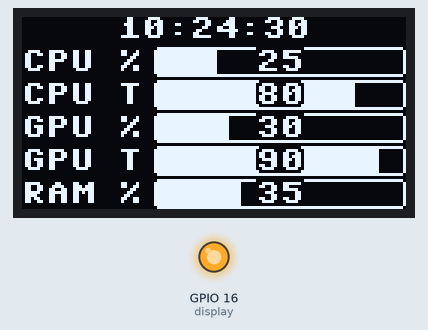
A program run on a simulated ESP32 board running MicroPython. Parts: 128×64 one-colour display, output pins drawn as LEDs (lit = HIGH). The clock reads 2024-03-15 10:24:30 at power-on unless the program sets it; library files of the repository ran but are not shown: sh1106.py. At 0.2 s the program stops and its outputs stay as they are.

Above: at 0.2 s.
Timing chart, 0 to 1.7 s (numbered marks = the images above):
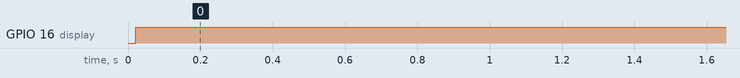

Measured:
- by itself, GPIO 16 (display): LOW → HIGH at 0.02 s

The program:

StatDisplay.py
```python
from machine import Pin, I2C
import sh1106

class StatDisplay(object):
  def __init__(self):

    # ESP32
    self.i2c = I2C(scl=Pin(22), sda=Pin(21), freq=400000)

    # ESP8266
    # self.i2c = I2C(scl=Pin(5), sda=Pin(4), freq=400000)

    self.display = sh1106.SH1106_I2C(128, 64, self.i2c, Pin(16), 0x3c)
    self.display.sleep(False)
    self.display.rotate(True)
    self.display.fill(0)

  def Lerp(self, v0, v1, t):
    return (1 - t) * v0 + t * v1

  def InvLerp(self, min, max, t):
    return (t - min) / (max - min);

  def GetTextWidth(self, val):
    text = str(val)
    return (len(text) * (8))

  def GetTextxOffset(self, val):
    return int(self.GetTextWidth(val) / 2)

  def ProgressBar(self, startx, starty, width, height, min, max, val):
    percentage = self.InvLerp(min,max,val)

    # the "frame"
    self.display.rect(startx,starty,width,height,1)

    # the "fill"
    percentageWidth = int(self.Lerp(0, width, percentage))
    self.display.fill_rect(startx,starty,percentageWidth,height,1)

    # calc text
    text = str(val)
    textwidth = (len(text) * (8))
    textxpos = int(startx + ((width - textwidth) / 2))
    textypos = int(starty + ((height - 8) / 2))

    # text BG
    textBGstartx = textxpos
    textBGstarty = textypos-1
    self.display.fill_rect(textBGstartx,textBGstarty,textwidth,9,0)

    if (startx+percentageWidth) > textBGstartx:
      self.display.pixel(textBGstartx,textBGstarty,1 )
      self.display.pixel(textBGstartx,textBGstarty+9-1,1 )

      if (startx+percentageWidth) > textBGstartx+textwidth:
        self.display.pixel(textBGstartx+textwidth-1,textBGstarty+9-1,1 )
        self.display.pixel(textBGstartx+textwidth-1,textBGstarty,1 )

    # text
    self.display.text(text, textxpos, textypos, 1)

    # make it look rounded
    self.display.pixel(startx,starty,0 )
    self.display.pixel(startx,starty+height-1,0 )
    self.display.pixel(startx+width-1,starty+height-1,0 )
    self.display.pixel(startx+width-1,starty,0 )

  def DrawProp(self, name, y, min, max, val):
    self.display.text(name, 0, y+1, 1)
    self.ProgressBar(44, y, 84, 10, min, max, val)
    return y+11

  def UpdateScreen(self, time, CPUl, CPUt, GPUl, GPUt, RAM):

    self.display.rotate(True)
    self.display.fill(0)

    self.display.text(time, self.GetTextxOffset(time), 0, 1)

    nextpos = self.DrawProp("CPU %", 10, 0,100,CPUl)
    nextpos = self.DrawProp("CPU T", nextpos, 0,100,CPUt)
    nextpos = self.DrawProp("GPU %", nextpos, 0,100,GPUl)
    nextpos = self.DrawProp("GPU T", nextpos, 0,100,GPUt)
    nextpos = self.DrawProp("RAM %", nextpos, 0,100,RAM)

    self.display.show()

if __name__ == "__main__":
  from machine import RTC
  drawer = StatDisplay()

  time = RTC().datetime()

  hour = str(time[4])
  if (len(hour)<2):
    hour = '0'+hour

  minute = str(time[5])
  if (len(minute)<2):
    minute = '0'+minute

  second = str(time[6])
  if (len(second)<2):
    second = '0'+second

  timetext = hour + ':' + minute + ':' + second
  drawer.UpdateScreen(timetext, 25, 80, 30, 90, 35)
```
